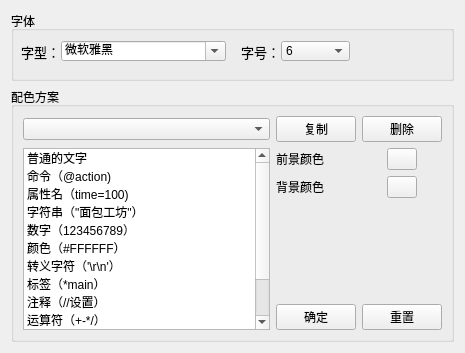
<?xml version="1.0" encoding="UTF-8"?>
<ui version="4.0">
 <class>CTextEdit</class>
 <widget class="QWidget" name="CTextEdit">
  <property name="geometry">
   <rect>
    <x>0</x>
    <y>0</y>
    <width>465</width>
    <height>353</height>
   </rect>
  </property>
  <property name="sizePolicy">
   <sizepolicy hsizetype="Expanding" vsizetype="Expanding">
    <horstretch>0</horstretch>
    <verstretch>0</verstretch>
   </sizepolicy>
  </property>
  <property name="windowTitle">
   <string>Form</string>
  </property>
  <layout class="QVBoxLayout" name="verticalLayout_2">
   <item>
    <layout class="QVBoxLayout" name="verticalLayout">
     <item>
      <widget class="QGroupBox" name="fontgroup">
       <property name="sizePolicy">
        <sizepolicy hsizetype="Preferred" vsizetype="Fixed">
         <horstretch>0</horstretch>
         <verstretch>0</verstretch>
        </sizepolicy>
       </property>
       <property name="minimumSize">
        <size>
         <width>0</width>
         <height>70</height>
        </size>
       </property>
       <property name="title">
        <string>字体</string>
       </property>
       <widget class="QLabel" name="label">
        <property name="geometry">
         <rect>
          <x>10</x>
          <y>10</y>
          <width>39</width>
          <height>61</height>
         </rect>
        </property>
        <property name="sizePolicy">
         <sizepolicy hsizetype="Fixed" vsizetype="Preferred">
          <horstretch>0</horstretch>
          <verstretch>0</verstretch>
         </sizepolicy>
        </property>
        <property name="font">
         <font>
          <pointsize>10</pointsize>
         </font>
        </property>
        <property name="text">
         <string>字型：</string>
        </property>
       </widget>
       <widget class="QFontComboBox" name="fontComboBox">
        <property name="geometry">
         <rect>
          <x>50</x>
          <y>30</y>
          <width>165</width>
          <height>20</height>
         </rect>
        </property>
        <property name="sizePolicy">
         <sizepolicy hsizetype="Fixed" vsizetype="Fixed">
          <horstretch>0</horstretch>
          <verstretch>0</verstretch>
         </sizepolicy>
        </property>
        <property name="currentText">
         <string>微软雅黑</string>
        </property>
       </widget>
       <widget class="QLabel" name="label_2">
        <property name="geometry">
         <rect>
          <x>230</x>
          <y>10</y>
          <width>39</width>
          <height>61</height>
         </rect>
        </property>
        <property name="sizePolicy">
         <sizepolicy hsizetype="Fixed" vsizetype="Preferred">
          <horstretch>0</horstretch>
          <verstretch>0</verstretch>
         </sizepolicy>
        </property>
        <property name="font">
         <font>
          <pointsize>10</pointsize>
         </font>
        </property>
        <property name="text">
         <string>字号：</string>
        </property>
       </widget>
       <widget class="QComboBox" name="comboBox_2">
        <property name="geometry">
         <rect>
          <x>270</x>
          <y>30</y>
          <width>69</width>
          <height>20</height>
         </rect>
        </property>
        <property name="sizePolicy">
         <sizepolicy hsizetype="Fixed" vsizetype="Fixed">
          <horstretch>0</horstretch>
          <verstretch>0</verstretch>
         </sizepolicy>
        </property>
        <property name="currentText">
         <string>13</string>
        </property>
        <item>
         <property name="text">
          <string>6</string>
         </property>
        </item>
        <item>
         <property name="text">
          <string>7</string>
         </property>
        </item>
        <item>
         <property name="text">
          <string>8</string>
         </property>
        </item>
        <item>
         <property name="text">
          <string>9</string>
         </property>
        </item>
        <item>
         <property name="text">
          <string>10</string>
         </property>
        </item>
        <item>
         <property name="text">
          <string>11</string>
         </property>
        </item>
        <item>
         <property name="text">
          <string>12</string>
         </property>
        </item>
        <item>
         <property name="text">
          <string>13</string>
         </property>
        </item>
        <item>
         <property name="text">
          <string>14</string>
         </property>
        </item>
        <item>
         <property name="text">
          <string>16</string>
         </property>
        </item>
        <item>
         <property name="text">
          <string>18</string>
         </property>
        </item>
        <item>
         <property name="text">
          <string>20</string>
         </property>
        </item>
        <item>
         <property name="text">
          <string>22</string>
         </property>
        </item>
        <item>
         <property name="text">
          <string>24</string>
         </property>
        </item>
        <item>
         <property name="text">
          <string>26</string>
         </property>
        </item>
        <item>
         <property name="text">
          <string>28</string>
         </property>
        </item>
        <item>
         <property name="text">
          <string>30</string>
         </property>
        </item>
       </widget>
      </widget>
     </item>
     <item>
      <widget class="QGroupBox" name="cogroup">
       <property name="title">
        <string>配色方案</string>
       </property>
       <layout class="QVBoxLayout" name="verticalLayout_4">
        <item>
         <layout class="QVBoxLayout" name="verticalLayout_3">
          <item>
           <layout class="QHBoxLayout" name="horizontalLayout">
            <item>
             <widget class="QComboBox" name="listBox"/>
            </item>
            <item>
             <widget class="QPushButton" name="pushButton">
              <property name="sizePolicy">
               <sizepolicy hsizetype="Fixed" vsizetype="Fixed">
                <horstretch>0</horstretch>
                <verstretch>0</verstretch>
               </sizepolicy>
              </property>
              <property name="text">
               <string>复制</string>
              </property>
             </widget>
            </item>
            <item>
             <widget class="QPushButton" name="delbtn">
              <property name="sizePolicy">
               <sizepolicy hsizetype="Fixed" vsizetype="Fixed">
                <horstretch>0</horstretch>
                <verstretch>0</verstretch>
               </sizepolicy>
              </property>
              <property name="text">
               <string>删除</string>
              </property>
             </widget>
            </item>
           </layout>
          </item>
          <item>
           <layout class="QGridLayout" name="gridLayout">
            <item row="1" column="3">
             <widget class="QLabel" name="label_4">
              <property name="sizePolicy">
               <sizepolicy hsizetype="Preferred" vsizetype="Fixed">
                <horstretch>0</horstretch>
                <verstretch>0</verstretch>
               </sizepolicy>
              </property>
              <property name="minimumSize">
               <size>
                <width>0</width>
                <height>20</height>
               </size>
              </property>
              <property name="text">
               <string>背景颜色 </string>
              </property>
             </widget>
            </item>
            <item row="0" column="3">
             <widget class="QLabel" name="label_3">
              <property name="minimumSize">
               <size>
                <width>0</width>
                <height>20</height>
               </size>
              </property>
              <property name="text">
               <string>前景颜色 </string>
              </property>
             </widget>
            </item>
            <item row="0" column="2" rowspan="3">
             <widget class="QListWidget" name="listWidget">
              <item>
               <property name="text">
                <string>普通的文字</string>
               </property>
              </item>
              <item>
               <property name="text">
                <string>命令（@action)</string>
               </property>
              </item>
              <item>
               <property name="text">
                <string>属性名（time=100)</string>
               </property>
              </item>
              <item>
               <property name="text">
                <string>字符串（&quot;面包工坊&quot;）</string>
               </property>
              </item>
              <item>
               <property name="text">
                <string>数字（123456789）</string>
               </property>
              </item>
              <item>
               <property name="text">
                <string>颜色（#FFFFFF）</string>
               </property>
              </item>
              <item>
               <property name="text">
                <string>转义字符（'\r\n'）</string>
               </property>
              </item>
              <item>
               <property name="text">
                <string>标签（*main）</string>
               </property>
              </item>
              <item>
               <property name="text">
                <string>注释（//设置）</string>
               </property>
              </item>
              <item>
               <property name="text">
                <string>运算符（+-*/）</string>
               </property>
              </item>
              <item>
               <property name="text">
                <string>错误（&amp;^$%%^#）</string>
               </property>
              </item>
              <item>
               <property name="text">
                <string>关键字（class,false,if）</string>
               </property>
              </item>
              <item>
               <property name="text">
                <string>Bagel脚本内容</string>
               </property>
              </item>
             </widget>
            </item>
            <item row="0" column="4" alignment="Qt::AlignHCenter">
             <widget class="QPushButton" name="fcbtn">
              <property name="sizePolicy">
               <sizepolicy hsizetype="Fixed" vsizetype="Fixed">
                <horstretch>0</horstretch>
                <verstretch>0</verstretch>
               </sizepolicy>
              </property>
              <property name="maximumSize">
               <size>
                <width>30</width>
                <height>16777215</height>
               </size>
              </property>
              <property name="sizeIncrement">
               <size>
                <width>0</width>
                <height>0</height>
               </size>
              </property>
              <property name="text">
               <string/>
              </property>
             </widget>
            </item>
            <item row="1" column="4" alignment="Qt::AlignHCenter">
             <widget class="QPushButton" name="bcbtn">
              <property name="sizePolicy">
               <sizepolicy hsizetype="Fixed" vsizetype="Fixed">
                <horstretch>0</horstretch>
                <verstretch>0</verstretch>
               </sizepolicy>
              </property>
              <property name="maximumSize">
               <size>
                <width>30</width>
                <height>16777215</height>
               </size>
              </property>
              <property name="sizeIncrement">
               <size>
                <width>0</width>
                <height>0</height>
               </size>
              </property>
              <property name="text">
               <string/>
              </property>
             </widget>
            </item>
            <item row="2" column="3">
             <layout class="QVBoxLayout" name="verticalLayout_5">
              <item alignment="Qt::AlignBottom">
               <widget class="QPushButton" name="btnOK">
                <property name="text">
                 <string>确定</string>
                </property>
               </widget>
              </item>
             </layout>
            </item>
            <item row="2" column="4">
             <layout class="QVBoxLayout" name="verticalLayout_6">
              <item alignment="Qt::AlignBottom">
               <widget class="QPushButton" name="btnReset">
                <property name="text">
                 <string>重置</string>
                </property>
               </widget>
              </item>
             </layout>
            </item>
           </layout>
          </item>
         </layout>
        </item>
       </layout>
      </widget>
     </item>
    </layout>
   </item>
  </layout>
 </widget>
 <resources/>
 <connections/>
</ui>
